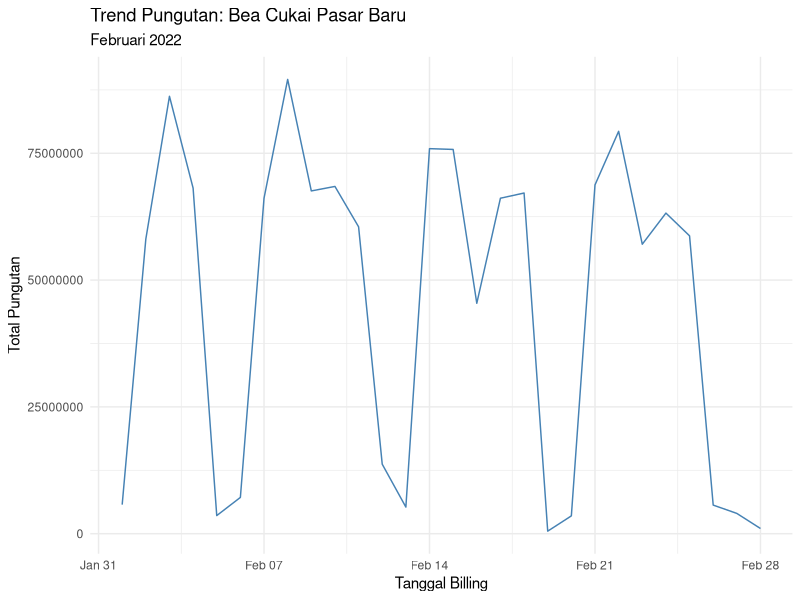

Write the R code that produced this figure.
## ---- chunk 1
knitr::opts_chunk$set(
  dev = "png",
  dev.args = list(type = "cairo-png"),
  fig.height = 5,
  fig.width = 9,
  tidy = "styler", tidy.opts = list(strict = FALSE),
  fig.align = "center"
)
options(scipen = 10000)
set.seed(1234)
## ---- chunk 2
# Load Packages
library(tidyverse)
library(readxl)
## ---- chunk 3
# Import Data
billing_terbit <- read_xlsx("data/billing_terbit_sample.xlsx")
## ---- chunk 4
# Menampilkan 10 Data Teratas
head(billing_terbit, 10)
## ---- chunk 5
billing_terbit %>%
  group_by(tgl_billing) %>%
  summarise(total_pungutan = sum(total_pungutan)) %>%
  ggplot(aes(x = tgl_billing, y = total_pungutan)) +
  geom_line(color = "steelblue") +
  labs(
    title = "Trend Pungutan: Bea Cukai Pasar Baru",
    subtitle = "Februari 2022",
    x = "Tanggal Billing",
    y = "Total Pungutan"
  ) +
  theme_minimal()
